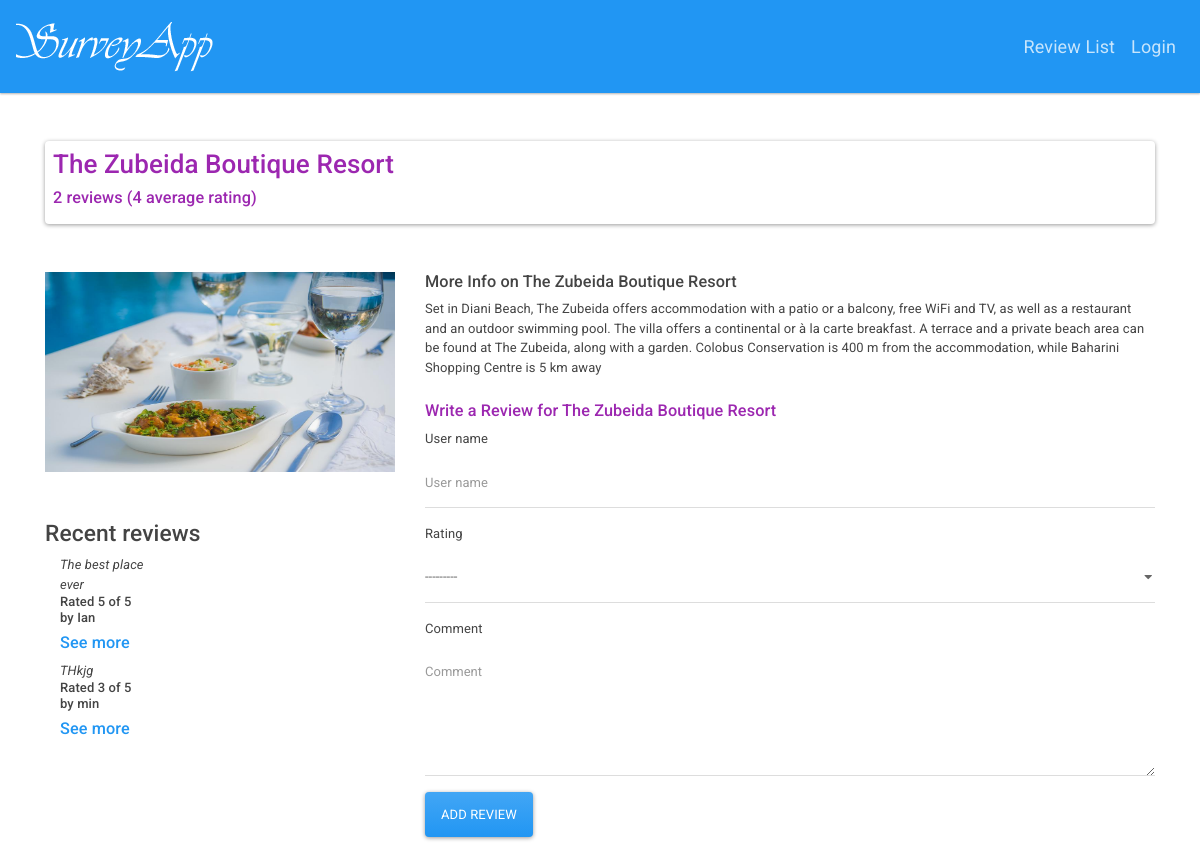
Screenshot of /company/3/ with the database file from the repository.
### pr/models.py (models this page shows, shortened)
class Company(models.Model):
    name = models.CharField(max_length=200)
    author = models.ForeignKey( 'auth.User', on_delete=models.CASCADE, )
    image = models.ImageField(upload_to='companies/%Y/%m/%d', blank=True)
    body = models.TextField()
    def average_rating(self):
        return self.review_set.aggregate(Avg('rating'))['rating__avg']

class Review(models.Model):
    RATING_CHOICES = (
        (1, 'Terrible'),
        (2, 'Poor'),
        (3, 'Average'),
        (4, 'Very Good'),
        (5, 'Excellent'),
    )
    company = models.ForeignKey(Company, on_delete=models.CASCADE)
    pub_date = models.DateTimeField('date published')
    user_name = models.CharField(max_length=100)
    comment = models.CharField(max_length=200)
    rating = models.IntegerField(choices=RATING_CHOICES)

### pr/views.py (the view)
# urls.py: url(r'^company/(?P<company_id>[0-9]+)/$', views.company_detail, name='company_detail'),
def company_detail(request, company_id):
    company = get_object_or_404(Company, pk=company_id)
    form = ReviewForm()
    return render(request, 'pr/company_detail.html', {'company': company, 'form': form})

### pr/forms.py
class ReviewForm(ModelForm):
    class Meta:
        model = Review
        fields = ['user_name', 'rating', 'comment']
        widgets = {
            'comment': Textarea(attrs={'cols': 20, 'rows': 5})
        }

### pr/templates/pr/company_detail.html (shortened to what this page needs)
{% extends 'pr/base.html' %}
{% load bootstrap4 %}
{% block title %}
<div class="card">
    <div class="lead py-2 px-2 text-info">
        <h2>{{ company.name }}</h2>
        <h5>{{ company.review_set.count }} reviews ({{ company.average_rating | floatformat }} average rating)</h5>
    </div>
  </div>
{% endblock %}
{% load static%}
{% block content %}
<div class="row mt-5">
    <div class="col-xs-12 col-sm-12 col-lg-4">
        {% if company.image %}
        <img style="height: 200px; width: 100%; display: block;" src="{{company.image.url}}" alt="Card image">
        {% endif %}
        <h3 class="mt-5">Recent reviews</h3>
            {% if company.review_set.all %}
            <div >
                {% for review in company.review_set.all %}
                <div class="col-xs-6 col-lg-4">
                    <em>{{ review.comment }}</em>
                    <h6>Rated {{ review.rating }} of 5 by {{ review.user_name }}</h6>
                    <h5 class="text-warning"><a href="{% url 'pr:review_list' %}">
                    See more
                    </a></h5>
                </div>
                {% endfor %}
            </div>
            {% else %}
            <p>No reviews for this company yet</p>
            {% endif %}
        </div>
    <div class="col-xs-12 col-sm-12 col-lg-8">
        <strong><h5>More Info on {{company.name}}</h5></strong>
        <span>{{company.body}}</span>
        <h5 class="mt-4 text-info">Write a Review for {{company.name}}</h5>
        <form action="{% url 'pr:add_review' company.id %}" method="post" class="form">
            {% bootstrap_form form layout='inline' %}
            {% buttons %}
            <button type="submit" class="btn btn-primary">
                Add Review
            </button>
            {% endbuttons %}
        </form>
    </div>
</div>
{% endblock %}

### rows the page displays
Company: name "The Zubeida Boutique Resort", review_set.count "2", average_rating "4", image (picture), body "Set in Diani Beach, The Zubeida offers accommodation with a patio or a balcony, free WiFi and TV, as well as a restaurant and an outdoor swimming pool. The villa offers a continental or à la carte breakfast. A terrace and a private beach area can be found at The Zubeida, along with a garden. Colobus Conservation is 400 m from the accommodation, while Baharini Shopping Centre is 5 km away"
Review: comment "The best place ever", rating "5", user_name "Ian"
Review: comment "THkjg", rating "3", user_name "min"
